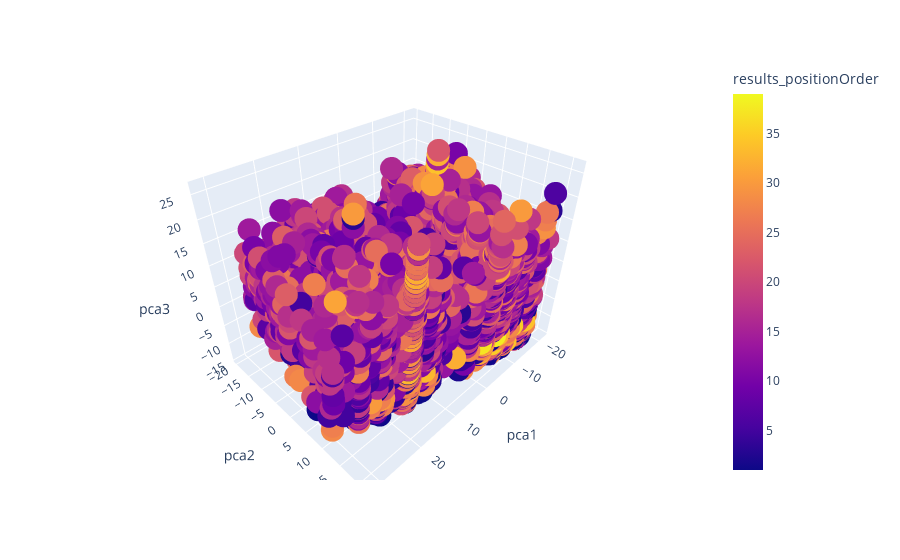

Notebook code for this chart:
### Markdown cell above
#### PCA

### Code cell
pca = PCA(n_components=3)
pca.fit(data.drop(columns = ['results_positionOrder']))
pca_data = pca.transform(data.drop(columns = ['results_positionOrder']))
pca_data = pd.DataFrame(pca_data, columns = ['pca1', 'pca2', 'pca3'])
pca_data['results_positionOrder'] = data['results_positionOrder']
# sns.scatterplot(x = pca_data['pca2'], y = pca_data['pca3'])
# sum(pca.explained_variance_ratio_[0:3])
fig = px.scatter_3d(pca_data, x='pca1', y='pca2', z='pca3', color='results_positionOrder')
fig.show()

### Figure 1 — Plotly figure (JSON) as saved in the notebook; plotly's stock layout.template omitted (floating-point values rounded to 4 significant figures; data arrays with more than 128 entries replaced by an {"elided": "..."} marker saying what was removed)
{"data": [{"hovertemplate": "pca1=%{x}<br>pca2=%{y}<br>pca3=%{z}<br>results_positionOrder=%{marker.color}<extra></extra>", "legendgroup": "", "marker": {"color": {"elided": "21809 int values"}, "coloraxis": "coloraxis", "symbol": "circle"}, "mode": "markers", "name": "", "scene": "scene", "showlegend": false, "type": "scatter3d", "x": {"elided": "21809 float values"}, "y": {"elided": "21809 float values"}, "z": {"elided": "21809 float values"}}], "layout": {"coloraxis": {"colorbar": {"title": {"text": "results_positionOrder"}}, "colorscale": [[0, "#0d0887"], [0.1111, "#46039f"], [0.2222, "#7201a8"], [0.3333, "#9c179e"], [0.4444, "#bd3786"], [0.5556, "#d8576b"], [0.6667, "#ed7953"], [0.7778, "#fb9f3a"], [0.8889, "#fdca26"], [1, "#f0f921"]]}, "legend": {"tracegroupgap": 0}, "margin": {"t": 60}, "scene": {"domain": {"x": [0, 1], "y": [0, 1]}, "xaxis": {"title": {"text": "pca1"}}, "yaxis": {"title": {"text": "pca2"}}, "zaxis": {"title": {"text": "pca3"}}}}}
